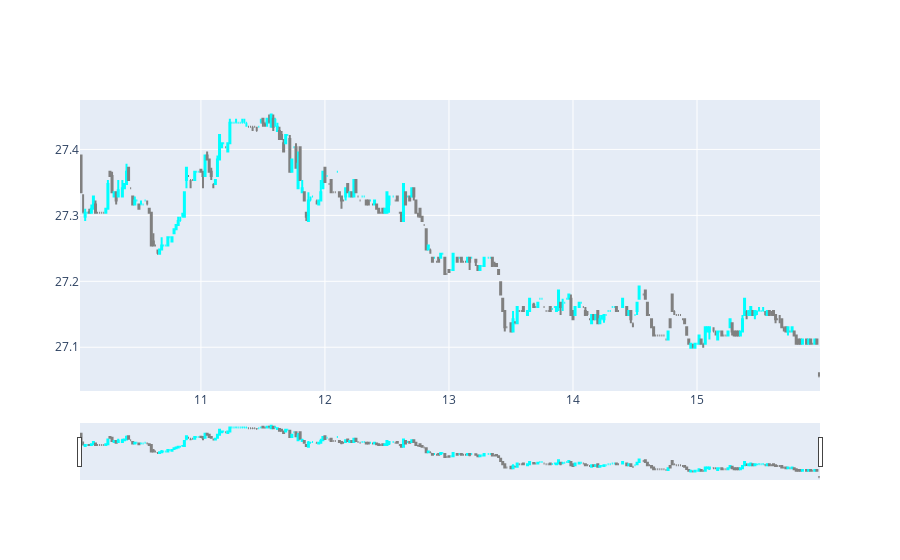

Here is the notebook cell this chart was saved with:
### Code cell
figure=go.Figure(go.Candlestick(close=stock2_closing['Close'][int(0.05*n2):int(0.95*n2)],open=stock2_closing['Open'][int(0.05*n2):int(0.95*n2)],high=stock2_closing['High'][int(0.05*n2):int(0.95*n2)],low=stock2_closing['Low'][int(0.05*n2):int(0.95*n2)],x=pandas.DatetimeIndex(data=stock2_closing['Time'][int(0.05*n2):int(0.95*n2)]).hour+pandas.DatetimeIndex(data=stock2_closing['Time'][int(0.05*n2):int(0.95*n2)]).minute/60, increasing_line_color= 'cyan', decreasing_line_color= 'gray'))
figure.show()

# Importing the necessary modules for creating a candlestick chart.
# Creating a candlestick chart using the 'stock3_closing' data within a specified time range.
# Customizing candlestick colors for increasing and decreasing trends.
# Displaying the candlestick chart using Plotly.

### Figure 1 — Plotly figure (JSON) as saved in the notebook; plotly's stock layout.template omitted (floating-point values rounded to 4 significant figures; data arrays with more than 128 entries replaced by an {"elided": "..."} marker saying what was removed)
{"data": [{"close": {"elided": "343 float values"}, "decreasing": {"line": {"color": "gray"}}, "high": {"elided": "343 float values"}, "increasing": {"line": {"color": "cyan"}}, "low": {"elided": "343 float values"}, "open": {"elided": "343 float values"}, "type": "candlestick", "x": {"elided": "343 float values"}}], "layout": {}}
